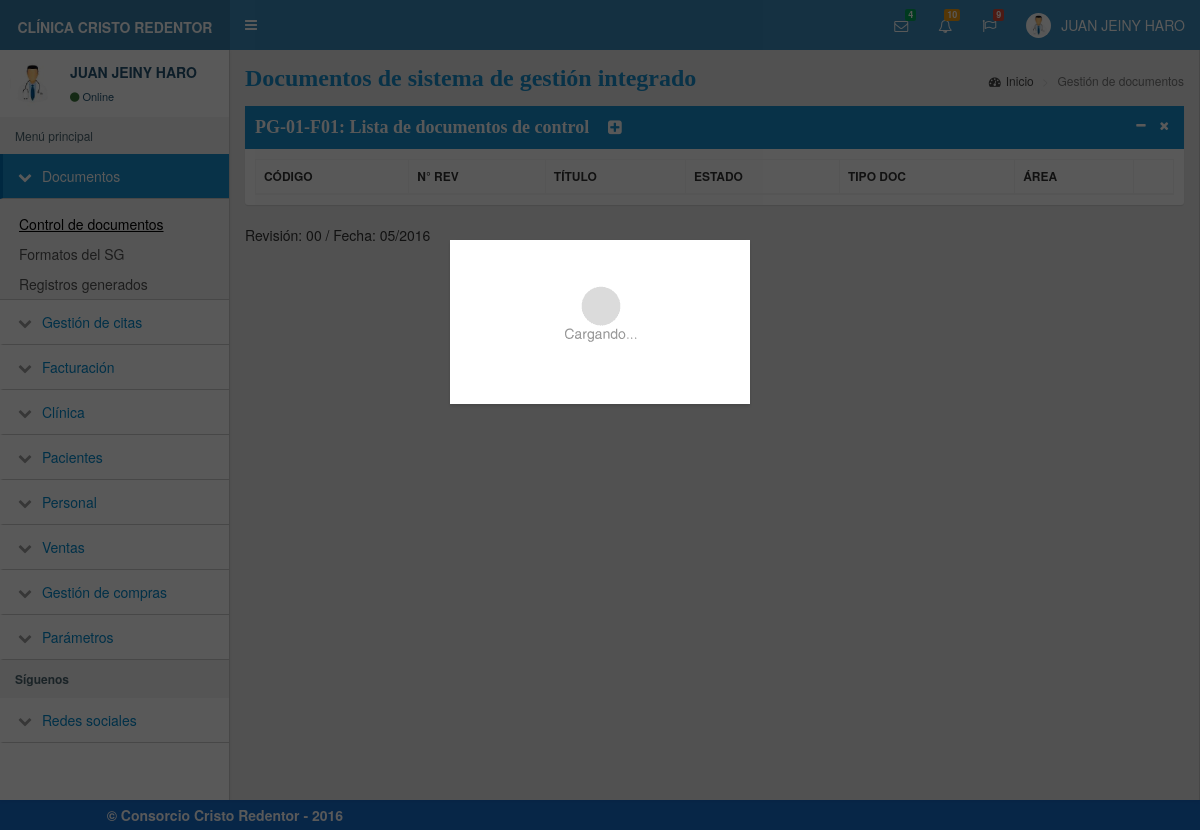
Page /modulos/documentos/control_documentos.php (signed in) on the committed database.
### tables this page shows
CREATE TABLE modules (
  id int NOT NULL PRIMARY KEY,
  nombre VARCHAR(35) NOT NULL,
  folder VARCHAR(35) NOT NULL
);

CREATE TABLE items (
  id int AUTO_INCREMENT PRIMARY KEY,
  module_id int NOT NULL,
  nombre VARCHAR(55) NOT NULL,
  file VARCHAR(55) NOT NULL,
  FOREIGN KEY (module_id) REFERENCES modules(id)
);

### modulos/general/validar_sesion.php (called while the page is built, shortened)
<?php
  $usuario = $_SESSION['usuarioClinica'];
?>

### modulos/general/izquierda_menu.php (the view, shortened to what this page needs)
 <aside class="main-sidebar">
<div class="user-panel">
	<div class="pull-left image">
	  <img src="../../img/doctor.JPG" class="img-circle" alt="User Image">
	</div>
	<div class="pull-left info" style="color:#245573 !important">
	  <p><?php echo $usuario; ?></p>
	  <a href="#" style="color:#245573 !important"><i class="fa fa-circle text-success"></i>Online</a>
	</div>
</div>
<section class="sidebar">
  <ul class="sidebar-menu">
	<li class="header">Menú principal</li>
     <?php
       require '../bd/bd_conexion.php';
       $query = 'SELECT id, nombre, folder FROM modules';
       $result_set = mysqli_query($con, $query);
       $modules = $result_set->fetch_all();
       foreach ($modules as $module):
           $query = 'SELECT nombre, file FROM items WHERE module_id = '.$module[0];
           $result_set_items = mysqli_query($con, $query);
           $items = $result_set_items->fetch_all();
     ?>
           <li class="treeview">
               <a href="#">
                   <i class="fa fa-chevron-down"></i>
                   <?= $module[1] ?>
                   <ul class="treeview-menu">
                       <?php foreach ($items as $item): ?>
                       <li class="treeview">
                           <a href="../<?= $module[2] ?>/<?= $item[1] ?>.php">
                               <?= $item[0] ?>
                           </a>
                       </li>
                       <?php endforeach; ?>
                   </ul>
               </a>
           </li>
     <?php endforeach; ?>
	<?php include 'izquierda_redes.php' ?>
  </ul>
</section>
 </aside>

### modulos/documentos/control_documentos.php (shortened to what this page needs)
<?php include '../general/validar_sesion.php';?>
<!DOCTYPE html>
<html>
<head>
  <?php include '../general/header.php';?>
</head>
<body class="hold-transition skin-blue sidebar-mini">
  <?php include '../general/menu_principal.php';?>
<div class="wrapper">
  <?php include '../general/izquierda_menu.php';?>
  <div class="content-wrapper">
    <section class="content-header">
      <h1>
        Documentos de sistema de gestión integrado
      </h1>
      <ol class="breadcrumb">
        <li><a href="#"><i class="fa fa-dashboard"></i>Inicio</a></li>
        <li class="active">Gestión de documentos</li>
      </ol>
    </section>
    <section class="content">
      <div class="box box-solid color-palette-box">
        <div class="box-header bg-blue" >
          <div>
            <h3 class="box-title">PG-01-F01: Lista de documentos de control</h3>
            <a href="#" style='color:#fff; font-size:16px; margin-left:15px;' onclick="abrirModal('#modalRegDocumento');limpiarForm('formDocumento');">
              <i class='fa fa-plus-square' title='Registrar nuevo'></i>
            </a>
          </div>
          <div class="box-tools pull-right">
            <button style='color:#fff;' type="button" class="btn btn-box-tool" data-widget="collapse">
              <i class="fa fa-minus"></i>
            </button>
            <button style='color:#fff;' type="button" class="btn btn-box-tool" data-widget="remove">
              <i class="fa fa-times"></i>
            </button>
          </div>
        </div>
        <div class="box-body" style='overflow-x:scroll;overflow-y:hidden' align="center">
          <table id="tablaDocumentos" class="table table-bordered table-hover tablaDatos">
            <thead>
              <tr>
                <th>CÓDIGO</th>
                <th>N° REV</th>
                <th>TÍTULO</th>
                <th>ESTADO</th>
                <th>TIPO DOC</th>
                <th>ÁREA</th>
                <th> </th>
              </tr>
            </thead>
          </table>
        </div>
      </div>
      <div>
        Revisión:  00 / Fecha: 05/2016
      </div>
    </section>
  </div>
</div>
  <?php include '../general/pie_pagina.php';?>
</body>
</html>

### modulos/general/header.php (shortened to what this page needs)
<link rel="stylesheet" href="../../bootstrap/css/bootstrap.min.css">
<link rel="stylesheet" href="../../dist/css/skins/estilos.min.css">
<link rel="stylesheet" href="../../dist/css/admin.min.css">
<link rel="stylesheet" href="../../plugins/daterangepicker/daterangepicker-bs3.css">
<link rel="stylesheet" href="../../plugins/datepicker/datepicker3.css">
<link rel="stylesheet" href="../../plugins/iCheck/all.css">
<link rel="stylesheet" href="../../plugins/timepicker/bootstrap-timepicker.min.css">
<link rel="stylesheet" href="../../plugins/datepicker/datepicker.min.css"/>
<link rel="stylesheet" href="../../bootstrap/css/font-awesome.min.css">
<link rel="stylesheet" href="../../plugins/morris/morris.css">
<link rel="stylesheet" href="../css/style.css">
<link rel="stylesheet" href="../css/plan.css">
<link rel="stylesheet" href="../../plugins/chosen/chosen.min.css">
  <link rel="stylesheet" href="../../plugins/datatables/dataTables.bootstrap.css">

### modulos/general/menu_principal.php (shortened to what this page needs)
<header class="main-header">
    <a href="#" class="logo">
      <span class="logo-lg"><b style="font-size:14px;">CLÍNICA CRISTO REDENTOR</b></span>
    </a>
    <nav class="navbar navbar-static-top" role="navigation">
      <a href="#" class="sidebar-toggle" data-toggle="offcanvas" role="button">
      </a>
      <div class="navbar-custom-menu">
        <ul class="nav navbar-nav">
          <li class="dropdown messages-menu">
            <a href="#" class="dropdown-toggle" data-toggle="dropdown">
              <i class="fa fa-envelope-o"></i>
              <span class="label label-success">4</span>
            </a>
          </li>
          <li class="dropdown notifications-menu">
            <a href="#" class="dropdown-toggle" data-toggle="dropdown">
              <i class="fa fa-bell-o"></i>
              <span class="label label-warning">10</span>
            </a>
          </li>
          <li class="dropdown tasks-menu">
            <a href="#" class="dropdown-toggle" data-toggle="dropdown">
              <i class="fa fa-flag-o"></i>
              <span class="label label-danger">9</span>
            </a>
          </li>
          <li class="dropdown user user-menu">
            <a href="#" class="dropdown-toggle" data-toggle="dropdown">
              <img src="../../img/doctor.jpg" class="user-image" alt="User Image">
              <span class="hidden-xs">
                <?php echo $usuario; ?>
              </span>
            </a>
          </li>
        </ul>
      </div>
    </nav>
</header>

### modulos/general/izquierda_redes.php (shortened to what this page needs)
<li class="header"><strong>Síguenos</strong></li>
<li class="treeview">
    <a href="#">
        <i class="fa fa-chevron-down"></i>
        Redes sociales
    </a>
</li>

### modulos/general/pie_pagina.php
<div class="modal fade" id="modalCargando" tabindex="-1" role="dialog" aria-labelledby="myModalLabel" aria-hidden="true">
	<div class="modal-dialog" align="center">
	  <div class="modal-content" align="center" style="margin-top:40%;width:50%;">
	    <img src="../../img/cargando4.gif" class="img-responsive" style="padding:10%">
	  </div>
	</div>
</div>
<div class="footer">
  <div class="row" >
    <div class="col-md-5 col-md-offset-1" align="left">
        <strong>  &copy; Consorcio Cristo Redentor - 2016</strong>
    </div>
  </div>
</div>

### modulos/css/style.css (style rules this page uses)
body { background-color: #F3F3F3; }
table th,table td { font-size:12px; }
.box-body,.modal-body { text-align: justify; }
.header { margin-bottom: 20px; }
h1 { margin: 20px; font-family: cambria; font-size:30px; font-weight: bold; color:#1990CE; }
h3 { margin: 15px; font-size:23px; font-weight: bold; font-family: cambria; color:#fff; }
.footer { padding: 5px; background-color: #156CCC; color:#fff; }

### rows in the picture
modules: nombre "Documentos"
items: nombre "Control de documentos"
items: nombre "Formatos del SG"
items: nombre "Registros generados"
modules: nombre "Gestión de citas"
modules: nombre "Facturación"
modules: nombre "Clínica"
modules: nombre "Pacientes"
modules: nombre "Personal"
modules: nombre "Ventas"
modules: nombre "Gestión de compras"
modules: nombre "Parámetros"

### other values in the picture
$usuario "JUAN JEINY HARO"
